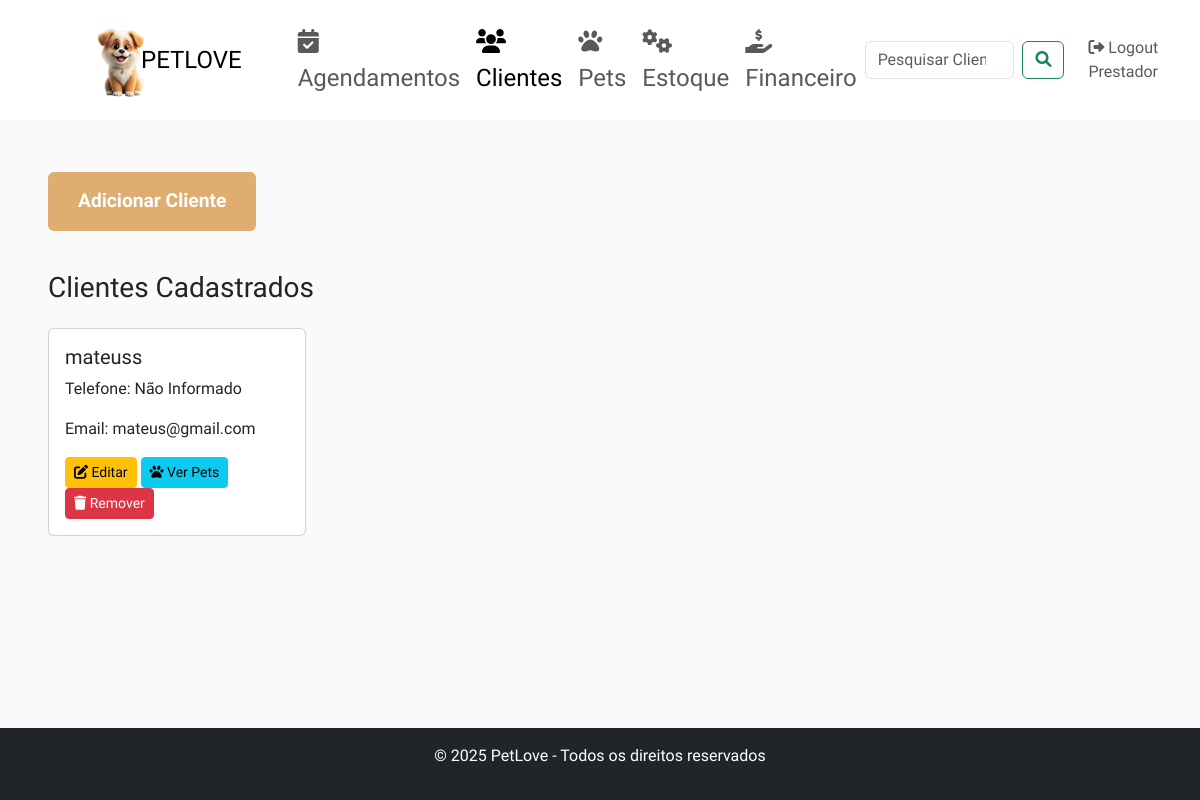
/clientes (signed in), run on the app's committed database.
### app.py (models this page shows, shortened)
class User(db.Model, UserMixin):
    id = db.Column(db.Integer, primary_key=True)
    username = db.Column(db.String(20), unique=True, nullable=False)
    email = db.Column(db.String(120), unique=True, nullable=False)
    password = db.Column(db.String(60), nullable=False)
    role = db.Column(db.String(20), nullable=False, default='cliente')
    cliente_id = db.Column(db.Integer, db.ForeignKey('cliente.id'))
    cliente = db.relationship('Cliente', back_populates='usuario', lazy=True)

class Cliente(db.Model):
    id = db.Column(db.Integer, primary_key=True)
    nome = db.Column(db.String(120), nullable=False)
    email = db.Column(db.String(120), unique=True, nullable=False)
    telefone = db.Column(db.String(20), nullable=True)
    financeiros = db.relationship('LancamentoFinanceiro', back_populates='cliente', lazy=True)
    pets = db.relationship('Pet', back_populates='cliente', lazy=True)
    usuario = db.relationship('User', back_populates='cliente', uselist=False)

### app.py (the view)
@app.route('/clientes')
@login_required
def clientes():
    if current_user.role != 'prestador':
        flash("Acesso negado! Apenas prestadores podem acessar esta página.")
        return redirect(url_for('home_cliente'))
    usuarios_cliente = User.query.filter_by(role='cliente').all()
    return render_template('clientes.html', usuarios_cliente=usuarios_cliente)

### app.py (called while the page is built)
@login_manager.user_loader
def load_user(user_id):
    return User.query.get(int(user_id))

@app.before_request
def create_tables():
    db.create_all()

### templates/clientes.html (shortened to what this page needs)
<!DOCTYPE html>
<html lang="pt-br">
<head>
    <link href="https://cdn.jsdelivr.net/npm/bootstrap@5.3.0-alpha1/dist/css/bootstrap.min.css" rel="stylesheet">
    <link href="https://cdnjs.cloudflare.com/ajax/libs/font-awesome/6.0.0/css/all.min.css" rel="stylesheet">
</head>
<body>
<nav class="navbar navbar-expand-lg bg-custom mb-4">
    <div class="container-fluid">
        <a class="navbar-brand" href="http://127.0.0.1:5000/home_prestador">
            <img src="{{ url_for('static', filename='images/LOGO.png') }}" alt="PetLove Logo" style="height: 80px; margin-left: 70px; width: 70%"/>
            <a style="font-size: 24px; color: #000000; text-decoration: none;">PETLOVE</a>
        </a>
        <div class="collapse navbar-collapse" id="navbarNav">
            <ul class="navbar-nav ms-5">
                <li class="nav-item">
                    <a href="{{ url_for('agendamentos') }}" class="nav-link {% if request.endpoint == 'agendamentos' %}active{% endif %} fs-4">
                        <i class="fas fa-calendar-check"></i> Agendamentos
                    </a>
                </li>
                <li class="nav-item">
                    <a href="{{ url_for('clientes') }}" class="nav-link {% if request.endpoint == 'clientes' %}active{% endif %} fs-4">
                        <i class="fas fa-users"></i> Clientes
                    </a>
                </li>
                <li class="nav-item">
                    <a href="{{ url_for('pets') }}" class="nav-link {% if request.endpoint == 'pets' %}active{% endif %} fs-4">
                        <i class="fas fa-paw"></i> Pets
                    </a>
                </li>
                <li class="nav-item">
                    <a href="{{ url_for('estoque') }}" class="nav-link {% if request.endpoint == 'estoque' %}active{% endif %} fs-4">
                        <i class="fas fa-cogs"></i> Estoque
                    </a>
                </li>
                <li class="nav-item">
                    <a href="{{ url_for('financeiro') }}" class="nav-link {% if request.endpoint == 'financeiro' %}active{% endif %} fs-4">
                        <i class="fas fa-hand-holding-usd"></i> Financeiro
                    </a>
                </li>
            </ul>
            <form id="searchForm" class="d-flex ms-auto" role="search">
                <input id="searchInput" class="form-control me-2" type="search" placeholder="Pesquisar Cliente" aria-label="Search">
                <button id="searchBtn" class="btn btn-outline-success" type="button">
                    <i class="fas fa-search"></i>
                </button>
            </form>
            <ul class="navbar-nav ms-3">
                {% if current_user.role == 'cliente' %}
                    <li class="nav-item">
                        <a class="nav-link" href="{{ url_for('logout') }}"><i class="fas fa-sign-out-alt"></i> Logout Cliente</a>
                    </li>
                {% elif current_user.role == 'prestador' %}
                    <li class="nav-item">
                        <a class="nav-link" href="{{ url_for('logout') }}"><i class="fas fa-sign-out-alt"></i> Logout Prestador</a>
                    </li>
                {% endif %}
            </ul>
        </div>
    </div>
</nav>
<div class="container-fluid content-container">
    <a href="{{ url_for('adicionar_cliente') }}" class="btn btn-primary my-3 text-flash-blue">
        Adicionar Cliente
    </a>
    <h3 class="my-4">Clientes Cadastrados</h3>
    <div id="clientesContainer" class="row">
        {% for usuario in usuarios_cliente %}
        <div class="col-md-3 mb-4 cliente-item">
            <div class="card">
                <div class="card-body">
                    <h5 class="card-title">{{ usuario.username }}</h5>
                    <p class="card-text">Telefone: {{ usuario.cliente.telefone if usuario.cliente and usuario.cliente.telefone else 'Não Informado' }}</p>
                    <p class="card-text">Email: {{ usuario.cliente.email if usuario.cliente else 'Não Informado' }}</p>
                    <a href="{{ url_for('editar_cliente', id=usuario.id) }}" class="btn btn-warning btn-sm">
                        <i class="fas fa-edit"></i> Editar
                    </a>
                    <a href="{{ url_for('ver_pets', cliente_id=usuario.id) }}" class="btn btn-info btn-sm">
                        <i class="fas fa-paw"></i> Ver Pets
                    </a>
                    <form action="{{ url_for('remover_cliente', id=usuario.id) }}" method="POST" style="display:inline;">
                        <button type="submit" class="btn btn-danger btn-sm">
                            <i class="fas fa-trash"></i> Remover
                        </button>
                    </form>
                </div>
            </div>
        </div>
        {% endfor %}
    </div>
</div>
<footer class="bg-dark text-white text-center py-3 fixed-bottom">
    <p>© 2025 PetLove - Todos os direitos reservados</p>
</footer>
</body>
</html>

### templates/clientes.html (style rules this page uses)
:root { --accent-color: #DEAD6F; --dark-color: #222222; --light-dark-color: #727272; --light-color: #fff; --grey-color: #dbdbdb; --light-grey-color: #fafafa; --primary-color: #6995B1; --light-primary-color: #eef1f3; --body-font: 'Chilanka', cursive; --heading-font: 'Chilanka', cursive; }
body { font-family: var(--body-font); background-color: var(--light-grey-color); padding-bottom: 60px; }
.bg-custom { background-color: var(--light-color); }
.navbar { height: 120px; }
.content-container { padding: 1% 4%; }
footer { margin: 0; }
.btn-primary, .btn-secondary { background-color: var(--accent-color); color: white; font-weight: bold; border: none; padding: 15px 30px; font-size: 1.2rem; }
footer { margin: 0; position: fixed; bottom: 0; width: 100%; }

### data on the page
User: username "mateuss", cliente "Não Informado", cliente "mateus@gmail.com"
